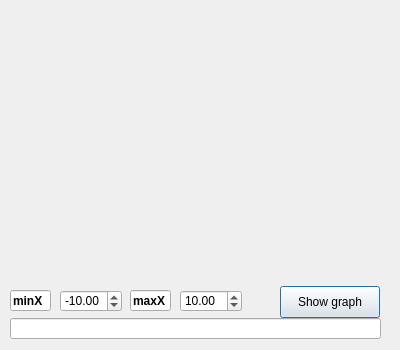
<?xml version="1.0" encoding="UTF-8"?>
<ui version="4.0">
 <class>graph_window</class>
 <widget class="QDialog" name="graph_window">
  <property name="geometry">
   <rect>
    <x>0</x>
    <y>0</y>
    <width>400</width>
    <height>350</height>
   </rect>
  </property>
  <property name="minimumSize">
   <size>
    <width>400</width>
    <height>350</height>
   </size>
  </property>
  <property name="maximumSize">
   <size>
    <width>400</width>
    <height>350</height>
   </size>
  </property>
  <property name="windowTitle">
   <string>Dialog</string>
  </property>
  <widget class="QLineEdit" name="lineEdit">
   <property name="geometry">
    <rect>
     <x>10</x>
     <y>318</y>
     <width>371</width>
     <height>21</height>
    </rect>
   </property>
   <property name="alignment">
    <set>Qt::AlignRight|Qt::AlignTrailing|Qt::AlignVCenter</set>
   </property>
  </widget>
  <widget class="QDoubleSpinBox" name="doubleSpinBox_x_max">
   <property name="geometry">
    <rect>
     <x>180</x>
     <y>290</y>
     <width>62</width>
     <height>22</height>
    </rect>
   </property>
   <property name="minimum">
    <double>-100.000000000000000</double>
   </property>
   <property name="maximum">
    <double>100.000000000000000</double>
   </property>
   <property name="value">
    <double>10.000000000000000</double>
   </property>
  </widget>
  <widget class="QCustomPlot" name="widget" native="true">
   <property name="geometry">
    <rect>
     <x>9</x>
     <y>7</y>
     <width>381</width>
     <height>281</height>
    </rect>
   </property>
  </widget>
  <widget class="QLineEdit" name="lineEdit_2">
   <property name="geometry">
    <rect>
     <x>10</x>
     <y>290</y>
     <width>41</width>
     <height>21</height>
    </rect>
   </property>
   <property name="font">
    <font>
     <bold>true</bold>
    </font>
   </property>
   <property name="text">
    <string>minX</string>
   </property>
   <property name="readOnly">
    <bool>true</bool>
   </property>
  </widget>
  <widget class="QPushButton" name="pushButton_show_graph">
   <property name="geometry">
    <rect>
     <x>280</x>
     <y>286</y>
     <width>100</width>
     <height>32</height>
    </rect>
   </property>
   <property name="text">
    <string>Show graph</string>
   </property>
  </widget>
  <widget class="QLineEdit" name="lineEdit_3">
   <property name="geometry">
    <rect>
     <x>130</x>
     <y>290</y>
     <width>41</width>
     <height>21</height>
    </rect>
   </property>
   <property name="font">
    <font>
     <bold>true</bold>
    </font>
   </property>
   <property name="text">
    <string>maxX</string>
   </property>
   <property name="readOnly">
    <bool>true</bool>
   </property>
  </widget>
  <widget class="QDoubleSpinBox" name="doubleSpinBox_x_min">
   <property name="geometry">
    <rect>
     <x>60</x>
     <y>290</y>
     <width>62</width>
     <height>22</height>
    </rect>
   </property>
   <property name="decimals">
    <number>2</number>
   </property>
   <property name="minimum">
    <double>-100.000000000000000</double>
   </property>
   <property name="maximum">
    <double>100.000000000000000</double>
   </property>
   <property name="singleStep">
    <double>0.010000000000000</double>
   </property>
   <property name="value">
    <double>-10.000000000000000</double>
   </property>
  </widget>
 </widget>
 <customwidgets>
  <customwidget>
   <class>QCustomPlot</class>
   <extends>QWidget</extends>
   <header>qcustomplot.h</header>
   <container>1</container>
  </customwidget>
 </customwidgets>
 <resources/>
 <connections/>
</ui>
